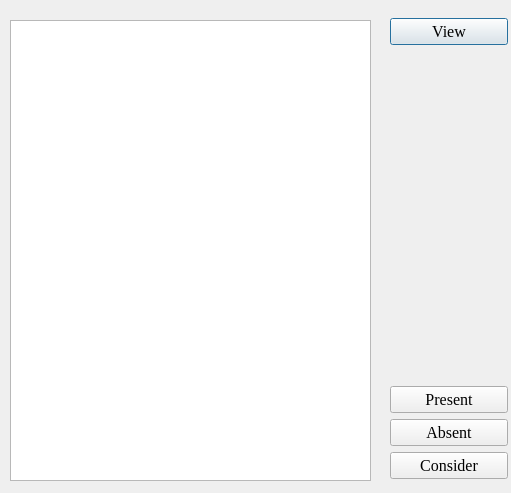
<?xml version="1.0" encoding="UTF-8"?>
<ui version="4.0">
 <class>Attendance</class>
 <widget class="QDialog" name="Attendance">
  <property name="geometry">
   <rect>
    <x>0</x>
    <y>0</y>
    <width>511</width>
    <height>493</height>
   </rect>
  </property>
  <property name="font">
   <font>
    <family>Georgia</family>
    <pointsize>12</pointsize>
   </font>
  </property>
  <property name="windowTitle">
   <string>Attendance</string>
  </property>
  <widget class="QTableView" name="tableView">
   <property name="geometry">
    <rect>
     <x>10</x>
     <y>20</y>
     <width>361</width>
     <height>461</height>
    </rect>
   </property>
  </widget>
  <widget class="QWidget" name="layoutWidget">
   <property name="geometry">
    <rect>
     <x>390</x>
     <y>18</y>
     <width>118</width>
     <height>461</height>
    </rect>
   </property>
   <layout class="QVBoxLayout" name="ATTlayout">
    <item>
     <widget class="QPushButton" name="view">
      <property name="text">
       <string>View</string>
      </property>
     </widget>
    </item>
    <item>
     <spacer name="ATTSpacer">
      <property name="orientation">
       <enum>Qt::Vertical</enum>
      </property>
      <property name="sizeHint" stdset="0">
       <size>
        <width>20</width>
        <height>40</height>
       </size>
      </property>
     </spacer>
    </item>
    <item>
     <widget class="QPushButton" name="PresentP">
      <property name="text">
       <string>Present</string>
      </property>
     </widget>
    </item>
    <item>
     <widget class="QPushButton" name="AbsentP">
      <property name="text">
       <string>Absent</string>
      </property>
     </widget>
    </item>
    <item>
     <widget class="QPushButton" name="ConsiderP">
      <property name="text">
       <string>Consider</string>
      </property>
     </widget>
    </item>
   </layout>
  </widget>
 </widget>
 <resources/>
 <connections/>
</ui>
